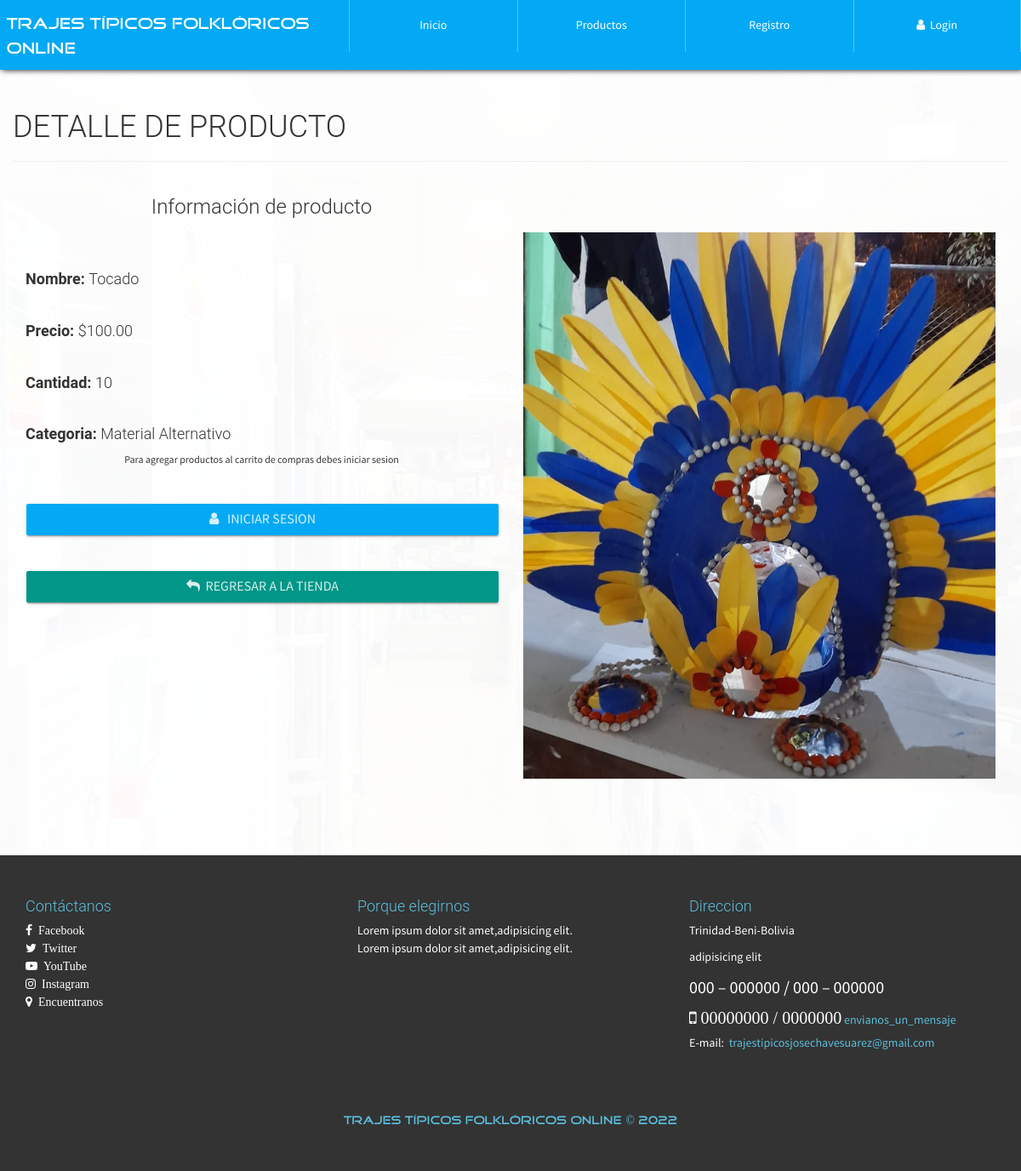
The app's page /infoProd.php?CodigoProd=01 with its own data.
### tables this page shows
CREATE TABLE `producto` (
  `id` int(20) NOT NULL,
  `CodigoProd` varchar(30) NOT NULL,
  `NombreProd` varchar(30) NOT NULL,
  `CodigoCat` varchar(30) NOT NULL,
  `Precio` decimal(30,2) NOT NULL,
  `Descuento` int(2) NOT NULL,
  `Modelo` varchar(30) NOT NULL,
  `Marca` varchar(30) NOT NULL,
  `Stock` int(20) NOT NULL,
  `NITProveedor` varchar(30) NOT NULL,
  `Imagen` varchar(150) NOT NULL,
  `Nombre` varchar(30) NOT NULL,
  `Estado` varchar(15) NOT NULL
);

CREATE TABLE `categoria` (
  `CodigoCat` varchar(30) NOT NULL,
  `Nombre` varchar(30) NOT NULL,
  `Descripcion` text NOT NULL
);

### library/consulSQL.php (called while the page is built, shortened)
<?php
class ejecutarSQL {
    public static function conectar(){
        if(!$con=  mysqli_connect(SERVER,USER,PASS,BD)){
            echo "Error en el servidor, verifique sus datos";
        }
        mysqli_set_charset($con, "utf8");
        return $con;
    }
    public static function consultar($query) {
        if (!$consul = mysqli_query(ejecutarSQL::conectar(), $query)) {
            echo 'Error en la consulta SQL ejecutada';
        }
        return $consul;
    }
}
class consultasSQL{
    public static function clean_string($val){
        $val=trim($val);
        $val=stripslashes($val);
        $val=str_ireplace("<script>", "", $val);
        $val=str_ireplace("</script>", "", $val);
        $val=str_ireplace("<script src", "", $val);
        $val=str_ireplace("<script type=", "", $val);
        $val=str_ireplace("SELECT * FROM", "", $val);
        $val=str_ireplace("DELETE FROM", "", $val);
        $val=str_ireplace("INSERT INTO", "", $val);
        $val=str_ireplace("--", "", $val);
        $val=str_ireplace("^", "", $val);
        $val=str_ireplace("[", "", $val);
        $val=str_ireplace("]", "", $val);
        $val=str_ireplace("==", "", $val);
        $val=str_ireplace(";", "", $val);
        return $val;
    }
}

### infoProd.php (the view, shortened to what this page needs)
<?php
include './library/consulSQL.php';
?>
<!DOCTYPE html>
<html lang="es">
<head>
    <?php include './inc/link.php'; ?>
</head>
<body id="container-page-product">
    <?php include './inc/navbar.php'; ?>
    <section id="infoproduct">
        <div class="container">
            <div class="row">
                <div class="page-header">
                    <h1>DETALLE DE PRODUCTO <small class="tittles-pages-logo"></small></h1>
                </div>
                <?php
                    $CodigoProducto=consultasSQL::clean_string($_GET['CodigoProd']);
                    $productoinfo=  ejecutarSQL::consultar("SELECT producto.CodigoProd,producto.NombreProd,producto.CodigoCat,categoria.Nombre,producto.Precio,producto.Descuento,producto.Stock,producto.Imagen FROM categoria INNER JOIN producto ON producto.CodigoCat=categoria.CodigoCat  WHERE CodigoProd='".$CodigoProducto."'");
                    while($fila=mysqli_fetch_array($productoinfo, MYSQLI_ASSOC)){
                        echo '
                            <div class="col-xs-12 col-sm-6">
                                <h3 class="text-center">Información de producto</h3>
                                <br><br>
                                <h4><strong>Nombre: </strong>'.$fila['NombreProd'].'</h4><br>
                                <h4><strong>Precio: </strong>$'.number_format(($fila['Precio']-($fila['Precio']*($fila['Descuento']/100))), 2, '.', '').'</h4><br>
                                <h4><strong>Cantidad: </strong>'.$fila['Stock'].'</h4><br>
                                <h4><strong>Categoria: </strong>'.$fila['Nombre'].'</h4>';
                                if($fila['Stock']>=1){
                                    if($_SESSION['nombreAdmin']!="" || $_SESSION['nombreUser']!=""){
                                        echo '<form action="process/carrito.php" method="POST" class="FormCatElec" data-form="">
                                            <input type="hidden" value="'.$fila['CodigoProd'].'" name="codigo">
                                            <label class="text-center"><small>Agrega la cantidad de productos que añadiras al carrito de compras (Maximo '.$fila['Stock'].' productos)</small></label>
                                            <div class="form-group">
                                                <input type="number" class="form-control" value="1" min="1" max="'.$fila['Stock'].'" name="cantidad">
                                            </div>
                                            <button class="btn btn-lg btn-raised btn-success btn-block"><i class="fa fa-shopping-cart"></i>&nbsp;&nbsp; Añadir al carrito</button>
                                        </form>
                                        <div class="ResForm"></div>';
                                    }else{
                                        echo '<p class="text-center"><small>Para agregar productos al carrito de compras debes iniciar sesion</small></p><br>';
                                        echo '<button class="btn btn-lg btn-raised btn-info btn-block" data-toggle="modal" data-target=".modal-login"><i class="fa fa-user"></i>&nbsp;&nbsp; Iniciar sesion</button>';
                                    }
                                }else{
                                    echo '<p class="text-center text-danger lead">No hay existencias de este producto</p><br>';
                                }
                                if($fila['Imagen']!="" && is_file("./assets/img-products/".$fila['Imagen'])){
                                    $imagenFile="./assets/img-products/".$fila['Imagen'];
                                }else{
                                    $imagenFile="./assets/img-products/default.png";
                                }
                                echo '<br>
                                <a href="product.php" class="btn btn-lg btn-primary btn-raised btn-block"><i class="fa fa-mail-reply"></i>&nbsp;&nbsp;Regresar a la tienda</a>
                            </div>
                            <div class="col-xs-12 col-sm-6">
                                <br><br><br>
                                <img class="img-responsive" src="'.$imagenFile.'">
                            </div>';
                    }
                ?>
            </div>
        </div>
    </section>
    <?php include './inc/footer.php'; ?>
</body>
</html>

### inc/link.php (shortened to what this page needs)
<link rel="stylesheet" href="./css/font-awesome.min.css">
<link rel="stylesheet" href="./css/normalize.css">
<link rel="stylesheet" href="./css/bootstrap.min.css">
<link rel="stylesheet" href="./css/bootstrap-material-design.min.css">
<link rel="stylesheet" href="./css/ripples.min.css">
<link rel="stylesheet" href="./css/sweetalert.css">
<link rel="stylesheet" href="./css/media.css">
<link rel="stylesheet" href="./css/style.css">

### inc/navbar.php (shortened to what this page needs)
<nav id="navbar-auto-hidden">
        <div class="row hidden-xs">
            <div class="col-xs-4">
                <p class="text-navbar tittles-pages-logo">TRAJES TÍPICOS FOLKLÓRICOS ONLINE</p>
            </div>
            <div class="col-xs-8">
              <div class="contenedor-tabla pull-right">
                <div class="contenedor-tr">
                  <a href="index.php" class="table-cell-td">Inicio</a>
                  <a href="product.php" class="table-cell-td">Productos</a>
                  <?php
                      if(!$_SESSION['nombreAdmin']==""){
                          echo '
                              <a href="carrito.php" class="table-cell-td">Carrito</a>
                              <a href="configAdmin.php" class="table-cell-td">Administración</a>
                              <a href="#!" class="table-cell-td exit-system">
                                  <i class="fa fa-user"></i>&nbsp;&nbsp;'.$_SESSION['nombreAdmin'].'
                              </a>
                           ';
                      }else{
                          echo '
                          <a href="registration.php" class="table-cell-td">Registro</a>
                              <a href="#" class="table-cell-td" data-toggle="modal" data-target=".modal-login">
                                  <i class="fa fa-user"></i>&nbsp;&nbsp;Login
                              </a>
                           ';
                      }
                  ?>
                </div>
              </div>
            </div>
        </div>
    </nav>

### inc/footer.php (shortened to what this page needs)
<footer>
    <div class="container">
        <div class="row">
            <div class="col-sm-4">
                <h4 class="text-footer">Contáctanos</h4>
                <a href="#" target="_blank">
                    <i class="fa fa-facebook" aria-hidden="true">&nbsp; Facebook </i>
                </a><br>
                <a href="#" target="_blank">
                    <i class="fa fa-twitter" aria-hidden="true">&nbsp; Twitter </i>
                </a><br>
                <a href="#" target="_blank">
                    <i class="fa fa-youtube-play" aria-hidden="true">&nbsp; YouTube </i>
                </a><br>
                <a href="#" target="_blank">
                    <i class="fa fa-instagram" aria-hidden="true">&nbsp; Instagram </i>
                </a><br>
                <a href="#" target="_blank">
                    <i class="fa fa-map-marker" aria-hidden="true">&nbsp; Encuentranos </i>
                </a>
            </div>
            <div class="col-sm-4">
                <h4 class="text-footer">Porque elegirnos</h4>
                <p>
                    Lorem ipsum dolor sit amet,adipisicing elit.</br>
                    Lorem ipsum dolor sit amet,adipisicing elit.</br>
                </p>
            </div>
            <div class="col-sm-4">
                <h4 class="text-footer" >Direccion</h4>
                <p style="color: #FFF">Trinidad-Beni-Bolivia</p>
                <p style="color: #FFF">adipisicing elit</p>
                <p style="font-size:20px" aria-hidden="true">  000 – 000000 / 000 – 000000</p>
                <p class="fa fa-mobile" style="font-size:20px"  aria-hidden="true">  00000000 / 0000000</p> <a href="#" target="_blank" style="color: #5bc0de">envianos_un_mensaje</a></br>
                E-mail: <a href="#" target="_blank" style="color: #5bc0de"> &nbsp;trajestipicosjosechavesuarez@gmail.com </a>
            </div>
        </div>
    </div>
    <br><br><br>
    <h5 class="text-center tittles-pages-logo text-footer">TRAJES TÍPICOS FOLKLÓRICOS ONLINE &copy; 2022</h5>
</footer>

### css/media.css (style rules this page uses)
@media (min-width: 1200px) { .contenedor-tabla { width: 90%; } }

### css/style.css (style rules this page uses)
body { font-family: "FontFamilySPro"; line-height: 1.5; font-size: 1.4em; width: 100%; height: 100%; margin: 0px; padding: 0px; background-position: center center; background-repeat: no-repeat; background-attachment: fixed; background-size: cover; background-color: #fff; }
nav { width: 100%; position: fixed; top: 0px; background-color: #03a9f4; box-shadow: 2px 0px 7px #000; z-index: 50; }
.contenedor-tabla { display: table; width: 100%; }
.contenedor-tr { display: table-row; width: 100%; }
.contenedor-tr > a { text-decoration: none; color: #fff; }
.contenedor-tr > a:last-child { border-right: 1px solid rgba(255, 255, 255,0.3); }
.table-cell-td { display: table-cell; padding: 20px 7px; border-left: 1px solid rgba(255, 255, 255,0.3); text-align: center; width: 20%; }
.text-navbar { color: #fff; font-size: 19px; float: left; margin-left: 2%; margin-top: 15px; }
section { width: 100%; margin: 0px; padding: 90px 0px; }
footer { width: 100%; color: #fff; background-color: #333; padding: 40px 0px; }
.text-footer { color: #5bc0de; }
footer a { color: #fff; }
.tittles-pages-logo { font-family: "FontFamilyLogo"; }
#container-page-product { background-image: url(../assets/img/font-registration.JPG); }
#store, #infoproduct, #container-pedido { background-color: rgba(255,255,255,.97); min-height: 900px; }

### records on screen
producto: NombreProd "Tocado", $fila['Precio']-($fila['Precio']*($fila['Descuento']/100)) "100.00", Stock "10", CodigoCat.Nombre "Material Alternativo", shows "Para agregar productos al carrito de compras debes iniciar sesion", Imagen (picture)
